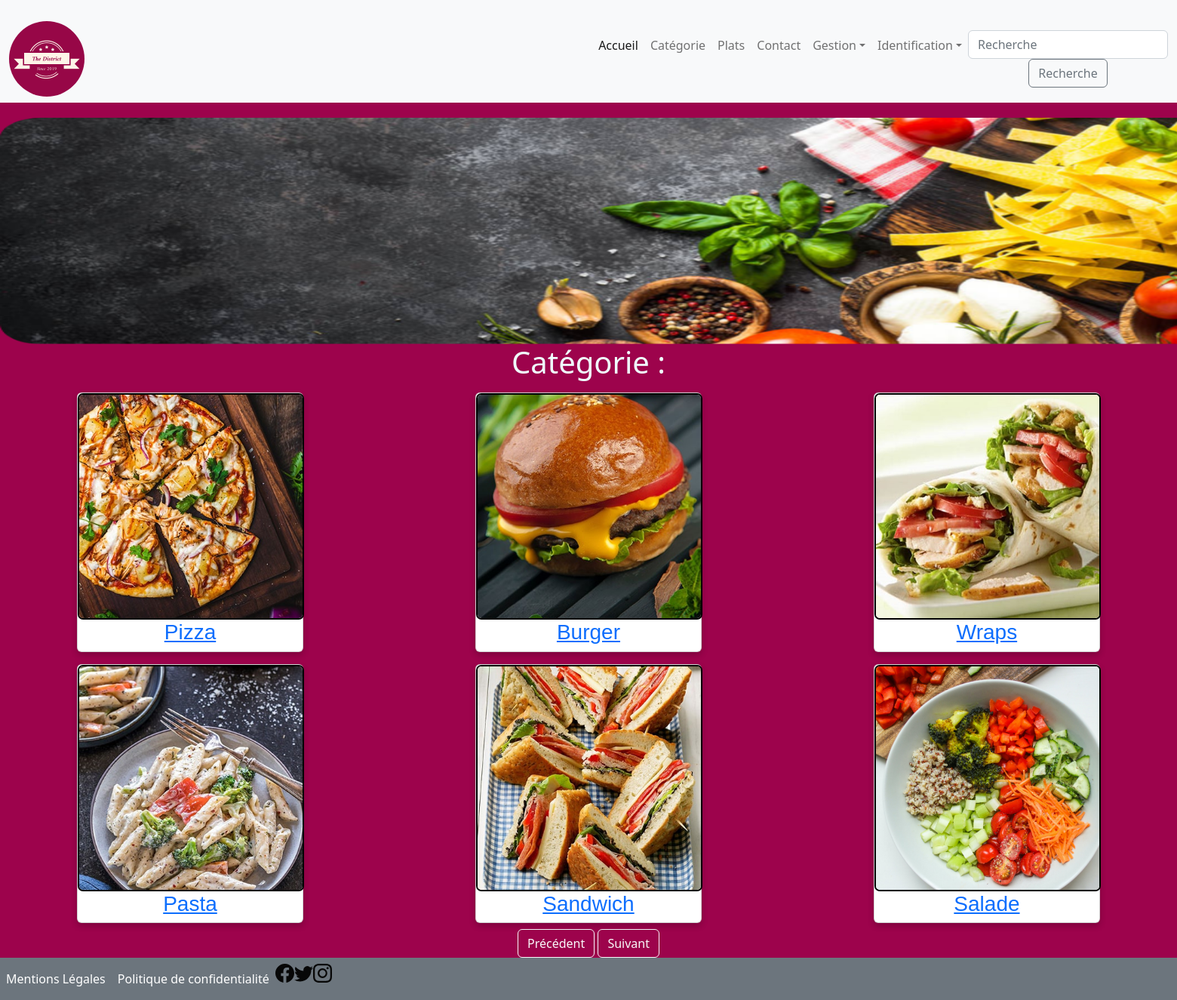
The page /categorie.php on the database its author committed.
### tables this page shows
CREATE TABLE `categorie` (
  `id` int(11) NOT NULL,
  `libelle` varchar(100) NOT NULL,
  `image` varchar(255) NOT NULL,
  `active` varchar(10) NOT NULL
);

### dao.php (called while the page is built, shortened)
<?php
function getCatdiver($limit, $offset)
{
    $db = connexionBase();
    $catdiver = $db->prepare("SELECT categorie.libelle, categorie.image, categorie.active, categorie.id  FROM categorie WHERE categorie.active= 'Yes' LIMIT :limit OFFSET :offset;");
    $catdiver->bindValue(':limit', $limit, pdo::PARAM_INT);
    $catdiver->bindValue(':offset', $offset, pdo::PARAM_INT);
    $catdiver->execute();
    $catdivers = $catdiver->fetchAll(PDO::FETCH_OBJ);
    return $catdivers;
}

### categorie.php (the view, shortened to what this page needs)
<?php
include('dao.php');
$page = $_GET['page'];
if ($page <= 0) {
    $page = 1;
}
$limit = 6;
$offset = ($page - 1) * $limit;
$catdivers = getCatdiver($limit, $offset);
include_once "Template/header.php";
include_once "Template/nav.php";
?>
<div class="container-fluid g-0">
    <div class="col">
        <img class="promos" src="assets/images/bg2-modified.png" alt="district" title="district" width="1800" height="300" />
    </div>
    <div class="row">
        <div class="col-md-12 col-sm-12">
            <h1 class="animate__animated animate__bounceInLeft">Catégorie :</h1>
        </div>
        <?php foreach ($catdivers as $catdiver) :
        ?>
            <div class="col-4 my-2 mx-auto">
                <div class="card">
                    <a href="platcat.php?cat=<?= $catdiver->id; ?>"><img src="assets/images/category/<?= $catdiver->image; ?>" width="300" height="300" alt="" class="arrondie">
                        <h3><a href="platcat.php?cat=<?= $catdiver->id; ?>"><?= $catdiver->libelle; ?></h3></a>
                </div>
            </div>
        <?php
        endforeach;
        ?>
    </div>
    <a class="btn btn-outline-light" href="categorie.php?page=<?= $page - 1 ?>" role="button">Précédent</a>
    <a class="btn btn-outline-light" href="categorie.php?page=<?= $page + 1 ?>" role="button">Suivant</a>
    <?php
    include_once "./Template/footer.php";
    ?>

### assets/css/style.css (style rules this page uses)
body { background-image: url('../images/peinture-murale-framboise-decohom.jpg'); background-repeat: no-repeat; background-size: cover; }
.container-index, .container-fluid { text-align: center; padding-top: 20px; width: 100%; color: rgb(7, 7, 7); }
p, h3 { color: rgb(14, 13, 13); }
h1, h4,h5,th,td { color: azure; }
.arrondie { border: 2px solid black; -moz-border-radius: 7px; -webkit-border-radius: 7px; border-radius: 7px; object-fit: cover; }
.card { box-shadow: 0 4px 8px 0 rgba(0, 0, 0, 0.2); max-width: 300px; margin: auto; text-align: center; font-family: arial; }

### rows shown on the page
categorie: image (picture), libelle "Pizza"
categorie: image (picture), libelle "Burger"
categorie: image (picture), libelle "Wraps"
categorie: image (picture), libelle "Pasta"
categorie: image (picture), libelle "Sandwich"
categorie: image (picture), libelle "Salade"
